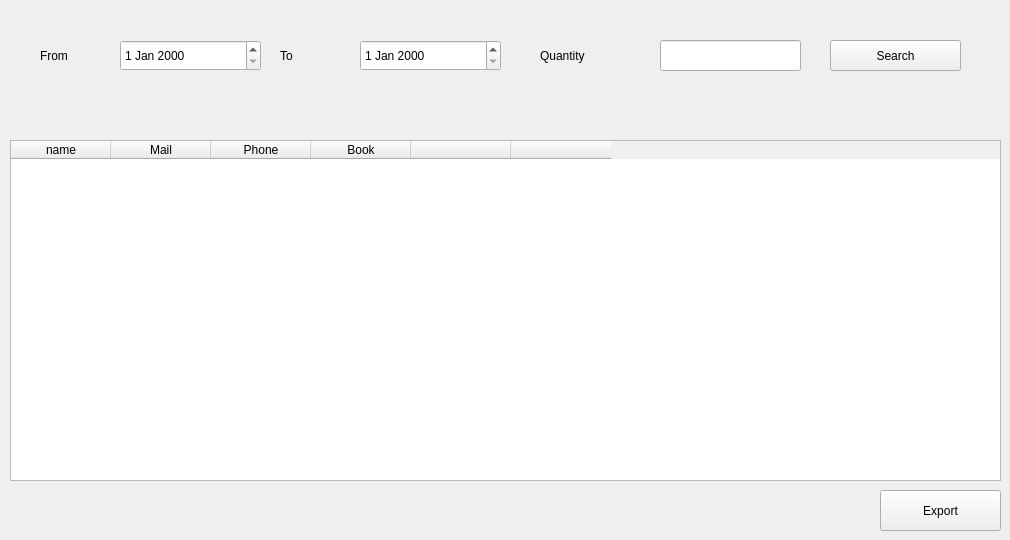
      <widget class="QWidget" name="tab_20">
       <attribute name="title">
        <string>Client Reports</string>
       </attribute>
       <widget class="QTableWidget" name="tableWidget_6">
        <property name="geometry">
         <rect>
          <x>10</x>
          <y>140</y>
          <width>991</width>
          <height>341</height>
         </rect>
        </property>
        <column>
         <property name="text">
          <string>name</string>
         </property>
        </column>
        <column>
         <property name="text">
          <string>Mail</string>
         </property>
        </column>
        <column>
         <property name="text">
          <string>Phone</string>
         </property>
        </column>
        <column>
         <property name="text">
          <string>Book</string>
         </property>
        </column>
        <column>
         <property name="text">
          <string/>
         </property>
        </column>
        <column>
         <property name="text">
          <string/>
         </property>
        </column>
       </widget>
       <widget class="QPushButton" name="pushButton_25">
        <property name="geometry">
         <rect>
          <x>830</x>
          <y>40</y>
          <width>131</width>
          <height>31</height>
         </rect>
        </property>
        <property name="text">
         <string>Search</string>
        </property>
       </widget>
       <widget class="QDateEdit" name="dateEdit_3">
        <property name="geometry">
         <rect>
          <x>120</x>
          <y>40</y>
          <width>141</width>
          <height>31</height>
         </rect>
        </property>
       </widget>
       <widget class="QLabel" name="label_31">
        <property name="geometry">
         <rect>
          <x>280</x>
          <y>40</y>
          <width>121</width>
          <height>31</height>
         </rect>
        </property>
        <property name="text">
         <string>To</string>
        </property>
       </widget>
       <widget class="QLabel" name="label_32">
        <property name="geometry">
         <rect>
          <x>40</x>
          <y>40</y>
          <width>121</width>
          <height>31</height>
         </rect>
        </property>
        <property name="text">
         <string>From</string>
        </property>
       </widget>
       <widget class="QDateEdit" name="dateEdit_4">
        <property name="geometry">
         <rect>
          <x>360</x>
          <y>40</y>
          <width>141</width>
          <height>31</height>
         </rect>
        </property>
       </widget>
       <widget class="QLabel" name="label_33">
        <property name="geometry">
         <rect>
          <x>540</x>
          <y>40</y>
          <width>121</width>
          <height>31</height>
         </rect>
        </property>
        <property name="text">
         <string>Quantity</string>
        </property>
       </widget>
       <widget class="QLineEdit" name="lineEdit_31">
        <property name="geometry">
         <rect>
          <x>660</x>
          <y>40</y>
          <width>141</width>
          <height>31</height>
         </rect>
        </property>
       </widget>
       <widget class="QPushButton" name="pushButton_42">
        <property name="geometry">
         <rect>
          <x>880</x>
          <y>490</y>
          <width>121</width>
          <height>41</height>
         </rect>
        </property>
        <property name="text">
         <string>Export</string>
        </property>
       </widget>
      </widget>
